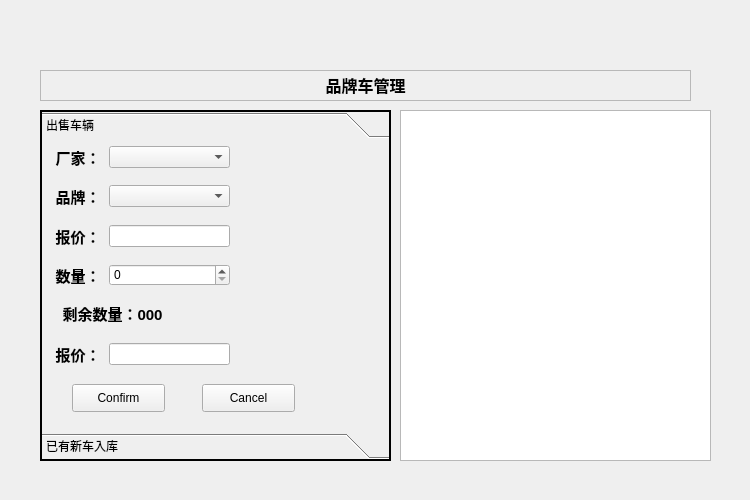
<?xml version="1.0" encoding="UTF-8"?>
<ui version="4.0">
 <class>Widget</class>
 <widget class="QWidget" name="Widget">
  <property name="geometry">
   <rect>
    <x>0</x>
    <y>0</y>
    <width>750</width>
    <height>500</height>
   </rect>
  </property>
  <property name="minimumSize">
   <size>
    <width>750</width>
    <height>500</height>
   </size>
  </property>
  <property name="maximumSize">
   <size>
    <width>750</width>
    <height>500</height>
   </size>
  </property>
  <property name="windowTitle">
   <string>Widget</string>
  </property>
  <widget class="QStackedWidget" name="stackedWidget">
   <property name="geometry">
    <rect>
     <x>20</x>
     <y>60</y>
     <width>700</width>
     <height>410</height>
    </rect>
   </property>
   <property name="minimumSize">
    <size>
     <width>700</width>
     <height>410</height>
    </size>
   </property>
   <property name="maximumSize">
    <size>
     <width>700</width>
     <height>410</height>
    </size>
   </property>
   <property name="currentIndex">
    <number>0</number>
   </property>
   <widget class="QWidget" name="managePage">
    <widget class="QLabel" name="label">
     <property name="geometry">
      <rect>
       <x>20</x>
       <y>10</y>
       <width>651</width>
       <height>31</height>
      </rect>
     </property>
     <property name="frameShape">
      <enum>QFrame::StyledPanel</enum>
     </property>
     <property name="text">
      <string>&lt;html&gt;&lt;head/&gt;&lt;body&gt;&lt;p&gt;&lt;span style=&quot; font-size:12pt; font-weight:600;&quot;&gt;品牌车管理&lt;/span&gt;&lt;/p&gt;&lt;/body&gt;&lt;/html&gt;</string>
     </property>
     <property name="alignment">
      <set>Qt::AlignCenter</set>
     </property>
    </widget>
    <widget class="QToolBox" name="toolBox">
     <property name="geometry">
      <rect>
       <x>20</x>
       <y>50</y>
       <width>351</width>
       <height>351</height>
      </rect>
     </property>
     <property name="frameShape">
      <enum>QFrame::WinPanel</enum>
     </property>
     <property name="currentIndex">
      <number>0</number>
     </property>
     <widget class="QWidget" name="page">
      <property name="geometry">
       <rect>
        <x>0</x>
        <y>0</y>
        <width>347</width>
        <height>285</height>
       </rect>
      </property>
      <attribute name="label">
       <string>出售车辆</string>
      </attribute>
      <widget class="QLabel" name="label_2">
       <property name="geometry">
        <rect>
         <x>12</x>
         <y>2</y>
         <width>48</width>
         <height>22</height>
        </rect>
       </property>
       <property name="text">
        <string>&lt;html&gt;&lt;head/&gt;&lt;body&gt;&lt;p align=&quot;center&quot;&gt;&lt;span style=&quot; font-size:11pt; font-weight:600;&quot;&gt;厂家：&lt;/span&gt;&lt;/p&gt;&lt;/body&gt;&lt;/html&gt;</string>
       </property>
       <property name="buddy">
        <cstring>sellFactoryComboBox</cstring>
       </property>
      </widget>
      <widget class="QSpinBox" name="sellNumSpinBox">
       <property name="geometry">
        <rect>
         <x>67</x>
         <y>120</y>
         <width>121</width>
         <height>22</height>
        </rect>
       </property>
      </widget>
      <widget class="QPushButton" name="sellOkBtn">
       <property name="geometry">
        <rect>
         <x>30</x>
         <y>240</y>
         <width>93</width>
         <height>28</height>
        </rect>
       </property>
       <property name="text">
        <string>Confirm</string>
       </property>
      </widget>
      <widget class="QComboBox" name="sellBrandComboBox">
       <property name="geometry">
        <rect>
         <x>67</x>
         <y>41</y>
         <width>121</width>
         <height>22</height>
        </rect>
       </property>
      </widget>
      <widget class="QLabel" name="label_3">
       <property name="geometry">
        <rect>
         <x>12</x>
         <y>41</y>
         <width>48</width>
         <height>22</height>
        </rect>
       </property>
       <property name="text">
        <string>&lt;html&gt;&lt;head/&gt;&lt;body&gt;&lt;p align=&quot;center&quot;&gt;&lt;span style=&quot; font-size:11pt; font-weight:600;&quot;&gt;品牌：&lt;/span&gt;&lt;/p&gt;&lt;/body&gt;&lt;/html&gt;</string>
       </property>
       <property name="buddy">
        <cstring>sellBrandComboBox</cstring>
       </property>
      </widget>
      <widget class="QLabel" name="label_5">
       <property name="geometry">
        <rect>
         <x>12</x>
         <y>120</y>
         <width>48</width>
         <height>22</height>
        </rect>
       </property>
       <property name="text">
        <string>&lt;html&gt;&lt;head/&gt;&lt;body&gt;&lt;p align=&quot;center&quot;&gt;&lt;span style=&quot; font-size:11pt; font-weight:600;&quot;&gt;数量：&lt;/span&gt;&lt;/p&gt;&lt;/body&gt;&lt;/html&gt;</string>
       </property>
       <property name="buddy">
        <cstring>sellNumSpinBox</cstring>
       </property>
      </widget>
      <widget class="QLabel" name="sellLastNumLabel">
       <property name="geometry">
        <rect>
         <x>11</x>
         <y>158</y>
         <width>119</width>
         <height>22</height>
        </rect>
       </property>
       <property name="text">
        <string>&lt;html&gt;&lt;head/&gt;&lt;body&gt;&lt;p align=&quot;center&quot;&gt;&lt;span style=&quot; font-size:11pt; font-weight:600;&quot;&gt;剩余数量：000&lt;/span&gt;&lt;/p&gt;&lt;/body&gt;&lt;/html&gt;</string>
       </property>
      </widget>
      <widget class="QPushButton" name="sellCancelBtn">
       <property name="geometry">
        <rect>
         <x>160</x>
         <y>240</y>
         <width>93</width>
         <height>28</height>
        </rect>
       </property>
       <property name="text">
        <string>Cancel</string>
       </property>
      </widget>
      <widget class="QComboBox" name="sellFactoryComboBox">
       <property name="geometry">
        <rect>
         <x>67</x>
         <y>2</y>
         <width>121</width>
         <height>22</height>
        </rect>
       </property>
      </widget>
      <widget class="QLineEdit" name="sellPriceLineEdit">
       <property name="geometry">
        <rect>
         <x>67</x>
         <y>81</y>
         <width>121</width>
         <height>22</height>
        </rect>
       </property>
      </widget>
      <widget class="QLabel" name="label_4">
       <property name="geometry">
        <rect>
         <x>12</x>
         <y>81</y>
         <width>48</width>
         <height>22</height>
        </rect>
       </property>
       <property name="text">
        <string>&lt;html&gt;&lt;head/&gt;&lt;body&gt;&lt;p align=&quot;center&quot;&gt;&lt;span style=&quot; font-size:11pt; font-weight:600;&quot;&gt;报价：&lt;/span&gt;&lt;/p&gt;&lt;/body&gt;&lt;/html&gt;</string>
       </property>
       <property name="buddy">
        <cstring>sellPriceLineEdit</cstring>
       </property>
      </widget>
      <widget class="QLabel" name="label_6">
       <property name="geometry">
        <rect>
         <x>12</x>
         <y>199</y>
         <width>48</width>
         <height>22</height>
        </rect>
       </property>
       <property name="text">
        <string>&lt;html&gt;&lt;head/&gt;&lt;body&gt;&lt;p align=&quot;center&quot;&gt;&lt;span style=&quot; font-size:11pt; font-weight:600;&quot;&gt;报价：&lt;/span&gt;&lt;/p&gt;&lt;/body&gt;&lt;/html&gt;</string>
       </property>
       <property name="buddy">
        <cstring>sellSumLineEdit</cstring>
       </property>
      </widget>
      <widget class="QLineEdit" name="sellSumLineEdit">
       <property name="geometry">
        <rect>
         <x>67</x>
         <y>199</y>
         <width>121</width>
         <height>22</height>
        </rect>
       </property>
      </widget>
      <zorder>label_2</zorder>
      <zorder>sellFactoryComboBox</zorder>
      <zorder>sellNumSpinBox</zorder>
      <zorder>sellOkBtn</zorder>
      <zorder>sellBrandComboBox</zorder>
      <zorder>label_3</zorder>
      <zorder>layoutWidget</zorder>
      <zorder>label_5</zorder>
      <zorder>sellLastNumLabel</zorder>
      <zorder>layoutWidget_2</zorder>
      <zorder>sellCancelBtn</zorder>
      <zorder>sellFactoryComboBox</zorder>
     </widget>
     <widget class="QWidget" name="page_3">
      <property name="geometry">
       <rect>
        <x>0</x>
        <y>0</y>
        <width>347</width>
        <height>285</height>
       </rect>
      </property>
      <attribute name="label">
       <string>已有新车入库</string>
      </attribute>
     </widget>
    </widget>
    <widget class="QListWidget" name="daliyList">
     <property name="geometry">
      <rect>
       <x>380</x>
       <y>50</y>
       <width>311</width>
       <height>351</height>
      </rect>
     </property>
    </widget>
   </widget>
   <widget class="QWidget" name="page_2"/>
  </widget>
 </widget>
 <layoutdefault spacing="6" margin="11"/>
 <resources/>
 <connections/>
</ui>
